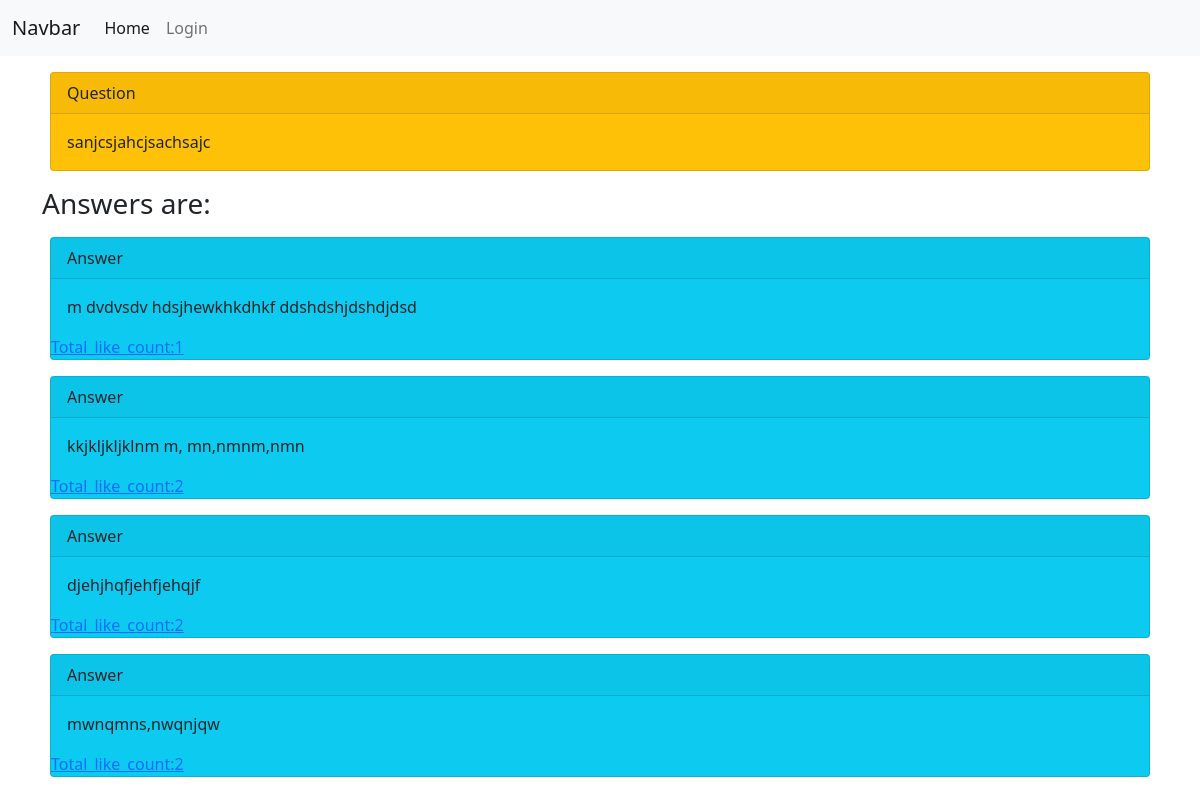
Screenshot of /answerview/3/ with the database file from the repository.
### app/models.py (models this page shows)
class Question(models.Model):
    question=models.TextField()
    user=models.ForeignKey(User,on_delete=models.CASCADE)
    created_at=models.DateTimeField(auto_now_add=True)
    class Meta:
        db_table='question'

class Answer(models.Model):
    answer=models.TextField()
    question=models.ForeignKey(Question,on_delete=models.CASCADE)
    user=models.ForeignKey(User,on_delete=models.CASCADE)
    created_at=models.DateTimeField(auto_now_add=True)
    class Meta:
        db_table='answer'

### app/views.py (the view)
# urls.py: path('answerview/<int:pk>/',AnswerView.as_view(),name='answerview'),
class AnswerView(View):
    def get(self,request,pk):
        question_list=Question.objects.get(id=pk)
        answer=Answer.objects.filter(question_id=pk).annotate(c=Count('like')).order_by('-created_at')
        context={
           'question':question_list,
           'answer':answer
        }
        return render(request,'app/answerview.html',context)

### app/templates/app/answerview.html (shortened to what this page needs)
{% extends 'app/base.html' %}
{% block content %}
{% if question %}
    <div class="card text-dark bg-warning mb-3 my-3 mx-2" style="max-width: 250rem;">
        <div class="card-header">Question</div>
        <div class="card-body">
        <p class="card-text">{{question.question}}</p>
        </div>
    </div>
    <h3>Answers are:</h3>
    {% if answer %}
        {% for ans in answer %}
        <div class="card text-dark bg-info mb-3 my-3 mx-2" style="max-width: 250rem;">
            <div class="card-header">Answer</div>
            <div class="card-body">
            <p class="card-text">{{ans.answer}}</p>
            </div>
            <form action="{% url 'like' pk=ans.id %}" method="post">
                <div class='row'>
                      <a href="#" >Total_like_count:{{ans.c}}</a>
                </div>
            </form>
        </div>
        {% endfor %}
    {% else %}
    <div class="card text-dark bg-info mb-3 my-3 mx-2" style="max-width: 250rem;">
        <div class="card-header">No Answer Posted Yet</div>
    </div>
    {% endif %}
{% endif %}
{% endblock %}

### rows the page displays
Question: question "sanjcsjahcjsachsajc"
Answer: answer "m dvdvsdv hdsjhewkhkdhkf ddshdshjdshdjdsd", c "1"
Answer: answer "kkjkljkljklnm m, mn,nmnm,nmn", c "2"
Answer: answer "djehjhqfjehfjehqjf", c "2"
Answer: answer "mwnqmns,nwqnjqw", c "2"
